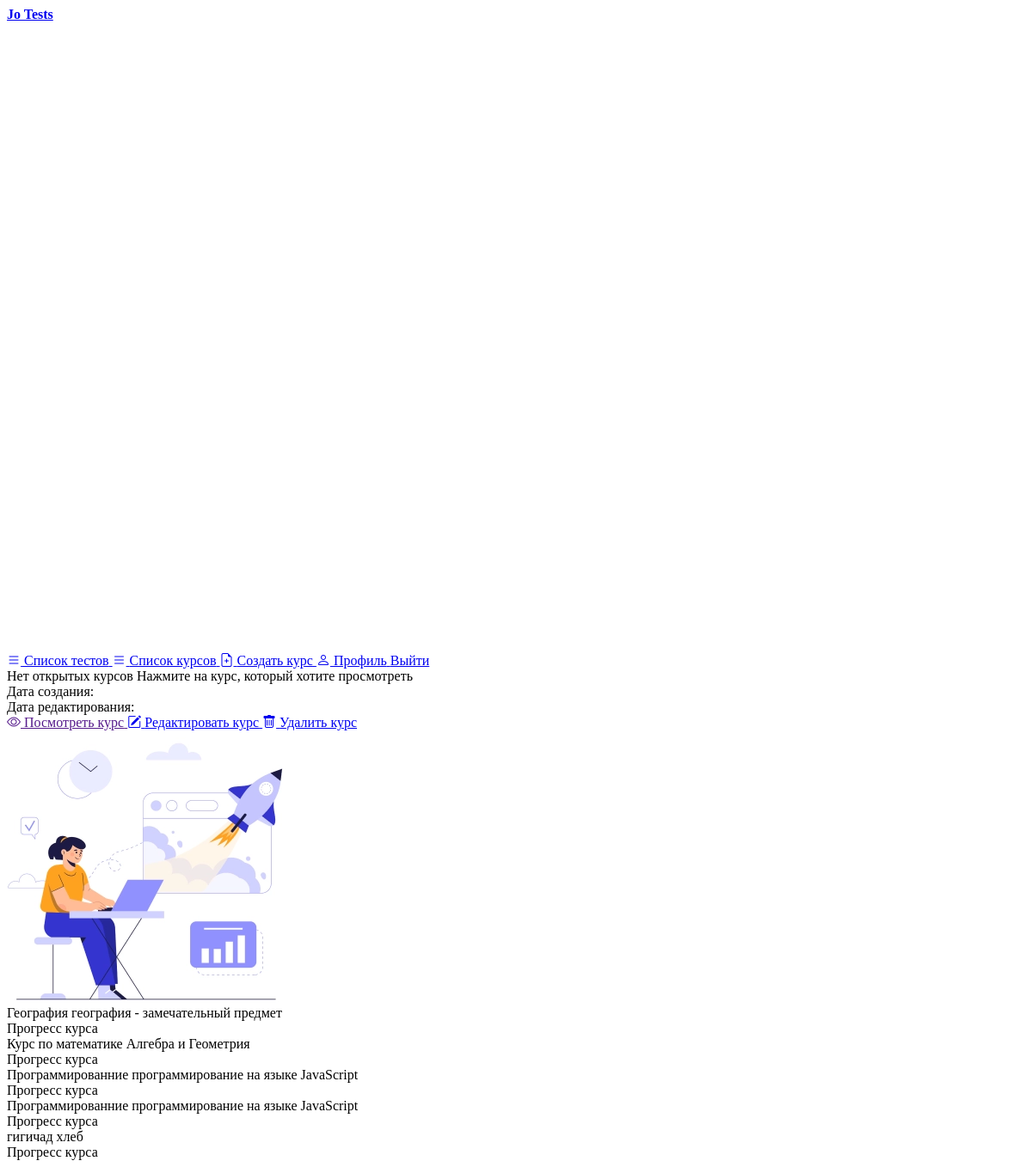
Page /courses/ (signed in) on the earlier database version.
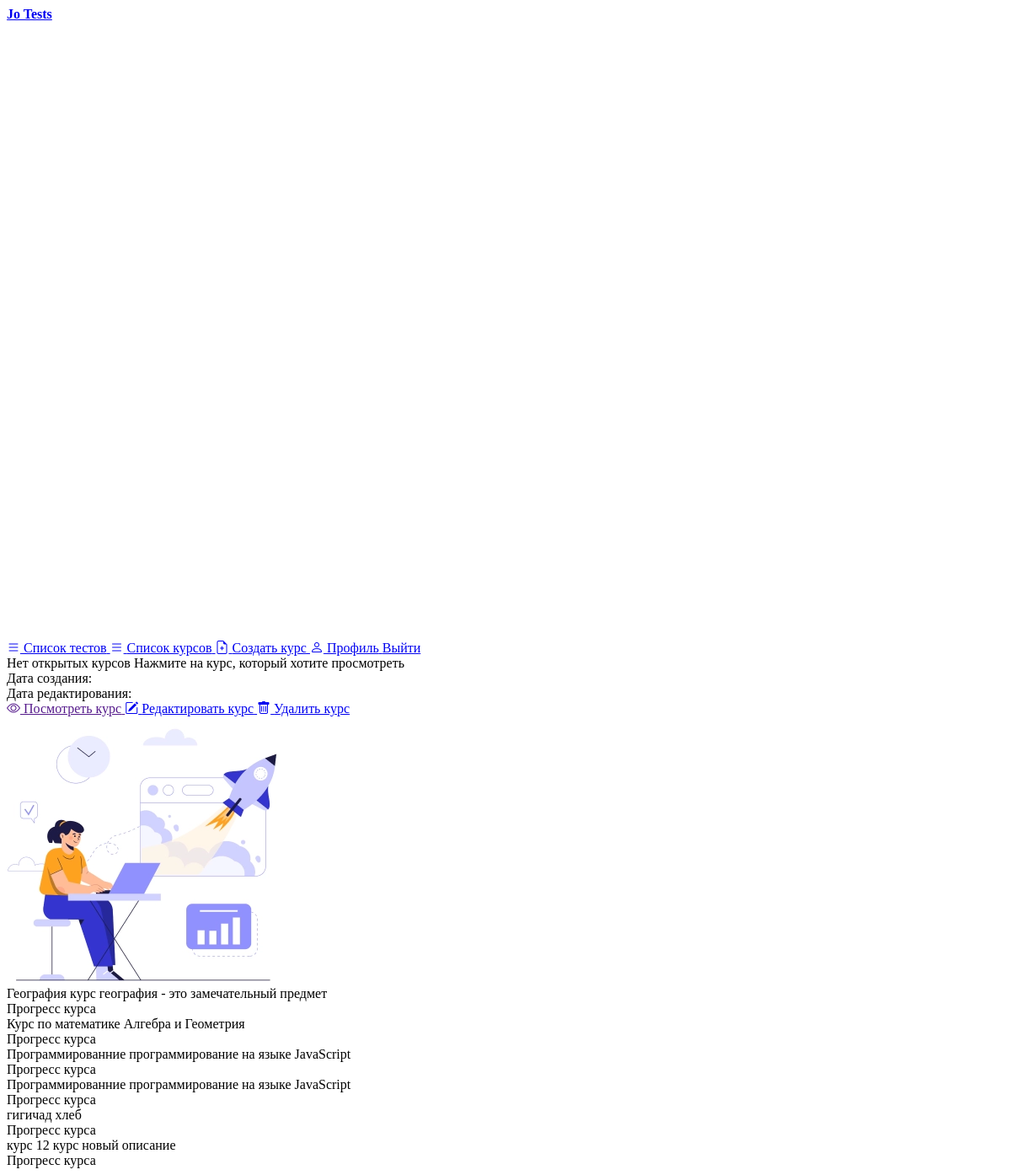
Same page on the later database version.
### apps/Courses/models.py (models this page shows, shortened)
class Course(models.Model):
    title = models.TextField(max_length=127, verbose_name="Название курса")
    description = models.TextField(max_length=255, verbose_name="Описание")
    time_create = models.DateTimeField(auto_now_add=True, verbose_name="Время создания")
    time_update = models.DateTimeField(auto_now=True, verbose_name="Время изменения")
    teacher = models.ForeignKey(Teacher, on_delete=models.CASCADE)
    tests = models.ManyToManyField(CourseTest, related_name="courseTests")
    groups = models.ManyToManyField(Group)
    progress = models.FloatField()
    slug = models.SlugField(max_length=255, db_index=True, verbose_name="URL")
    def get_course_info(self):
        return {
            "title": self.title,
            "description": self.description,
            "time_create": self.time_create,
            "time_update": self.time_update,
            "progress": self.progress,
            "slug": self.slug,
        }
    class Meta:
        ordering = (
            "title",
            "time_update",
        )
        verbose_name = "Курс"
        verbose_name_plural = "Курсы"

### apps/Courses/views.py (the view)
# urls.py: path("", ViewCourses.as_view(), name="courses"),
class ViewCourses(LoginRequiredMixin, HeaderMixin, InfoSidebarMixin, ListView):
    model = Course
    login_url = "/auth"
    template_name = "Courses/CoursesPage.html"
    context_object_name = "courses"
    def get_context_data(self, *, object_list=None, **kwargs):
        context = super().get_context_data(**kwargs)
        json_courses = list(course.get_course_info() for course in context["courses"])
        header_def = self.get_user_header()
        sidebar_def = self.get_user_sidebar()
        return dict(
            list(context.items())
            + list(header_def.items())
            + list(sidebar_def.items())
            + list({"json_courses": json_courses}.items())
        )
    def get_queryset(self):
        current_user = self.request.user
        if current_user.role == "teacher":
            teacher = Teacher.objects.get(user__id=current_user.id)
            return teacher.courses.all()
        student = Student.objects.get(user__id=current_user.id)
        return student.courses.all()

### core/utils/mixins.py (called while the page is built)
    def get_user_header(self):
        context = {}
        current_user = self.request.user
        user_header = header.copy()
        if current_user.role == "author":
            user_header.pop(3)
            user_header.pop(2)
        elif current_user.role == "teacher":
            user_header.pop(1)
        else:
            user_header.pop(3)
            user_header.pop(1)
            user_header.pop(0)
        context["header"] = user_header
        return context

    def get_user_sidebar(self, location="course"):
        context = {}
        current_user = self.request.user
        if current_user.role == "teacher":
            context["info"] = info_course_teacher
            if location != "course":
                context["info"] = info_test_teacher
        elif current_user.role == "student":
            context["info"] = info_course_student
        elif current_user.role == "author":
            context["info"] = info_test_author
        return context

### apps/Courses/templates/Courses/CoursesPage.html (shortened to what this page needs)
{% extends 'core/pages/PageLayout.html' %}
{% load static %}
{% block style-files %}
  <link rel="stylesheet/less" href="{% static 'Courses/less/CoursesPage.less' %}" />
  <link rel="stylesheet/less" href="{% static 'core/less/blocks/HeaderBlock.less' %}" />
  <link rel="stylesheet/less" href="{% static 'core/less/blocks/SideBar.less' %}" />
  <link rel="stylesheet/less" href="{% static 'core/less/blocks/InfoSideBar.less' %}" />
{% endblock %}
{% block header %}
  {% include 'core/blocks/HeaderBlock.html' with header=header %}
{% endblock %}
{% block left-side-bar %}
  {% include 'core/blocks/InfoSideBar.html' with side_bar_name='course' info=info %}
{% endblock %}
{% block content %}
  {% for course in courses %}
    <div class="courses-page__course">
      <div class="courses-page__course-text">
        <span class="courses-page__course-title">{{ course.title }}</span>
        <span class="courses-page__course-description">{{ course.description }}</span>
      </div>
      <div class="courses-page__course-progress">
        <span>Прогресс курса</span>
      </div>
    </div>
  {% endfor %}
{% endblock %}

### core/templates/core/pages/PageLayout.html (shortened to what this page needs)
{% load static %}
<!DOCTYPE html>
<html lang="en">
  <head>
    <link rel="stylesheet/less" href="{% static 'core/less/pages/PageLayout.less' %}" />
    <link rel="stylesheet/less" href="{% static 'core/less/modals/AlertModal.less' %}" />
    {% block style-files %}{% endblock %}
    <link
      rel="stylesheet"
      href="https://cdn.jsdelivr.net/npm/bootstrap-icons@1.3.0/font/bootstrap-icons.css"
    />
  </head>
  <body>
    <div class="page-layout">
      <header class="page-layout__header">
        {% block header %}{% endblock %}
      </header>
      <section class="page-layout__content-wrapper">
        <div class="page-layout__left-side-bar">
          {% block left-side-bar %}{% endblock %}
        </div>
        <div class="page-layout__content">
          {% block content %}{% endblock %}
        </div>
      </section>
    </div>
  </body>
</html>

### core/templates/core/blocks/HeaderBlock.html
{% load static %}
<div class="header">
  <a class="header__logo" href="{% url 'index' %}">
    <b><span>Jo Tests</span></b>
    <img
      class="header__logo-image"
      src="{% static 'core/images/logo.webp' %}"
      alt="header logo"
    />
  </a>
  <div id="header-tabs" class="header__tabs">
    {% for tab in header %}
      <a class="header__tab" href="{% url tab.url_name %}">
        <i class="{{ tab.icon_name }} header__tab-icon"></i>
        <span>{{ tab.name }}</span>
      </a>
    {% endfor %}
    <a class="header__logout-button" href="{% url 'logout' %}">Выйти</a>
  </div>
</div>

### core/templates/core/blocks/InfoSideBar.html (shortened to what this page needs)
{% extends 'core/blocks/SideBar.html' %}
{% load static %}
{% block side-bar-content %}
  <div class="info-side-bar__time-created">
    <span class="info-side-bar__text info-side-bar__text--lighted">
      Дата создания:
    </span>
  </div>
  <div class="info-side-bar__time-updated">
    <span class="info-side-bar__text info-side-bar__text--lighted">
      Дата редактирования:
    </span>
  </div>
  <div class="info-side-bar__buttons">
    {% for button in info %}
    <a
      class="info-side-bar__button info-side-bar__button--{{ button.color }}"
      href="{{ button.url_name }}"
    >
      <i class="{{ button.icon_name }} info-side-bar__button-icon"></i>
      <span>{{ button.name }}</span>
    </a>
    {% endfor %}
  </div>
{% endblock %}

### core/templates/core/blocks/SideBar.html (shortened to what this page needs)
{% load static %}
<div class="side-bar">
  <div class="side-bar__header">
    <span id="side-bar-title" class="side-bar__title">
      {% if side_bar_name == 'test' %}
        Нет открытых тестов
      {% else %}
        Нет открытых курсов
      {% endif %}
    </span>
    <span
      id="side-bar-description"
      class="side-bar__text side-bar__text--lighted"
    >
      {% if side_bar_name == 'test' %}
        Нажмите на тест, который хотите просмотреть
      {% else %}
        Нажмите на курс, который хотите просмотреть
      {% endif %}
    </span>
  </div>
  <div id="side-bar-content" class="side-bar__content">
    {% block side-bar-content %}{% endblock %}
  </div>
  <div id="side-bar-image" class="side-bar__image-wrapper">
    <img
      class="side-bar__image"
      src="{% static 'core/images/sideBarImage.webp' %}"
      alt="side bar image"
    />
  </div>
</div>

Differences in the rows shown:
changed Course: title "География" → "География курс"; description "география - замечательный предмет" → "география - это замечательный предмет"
added Course: title "курс 12", description "курс новый описание"
